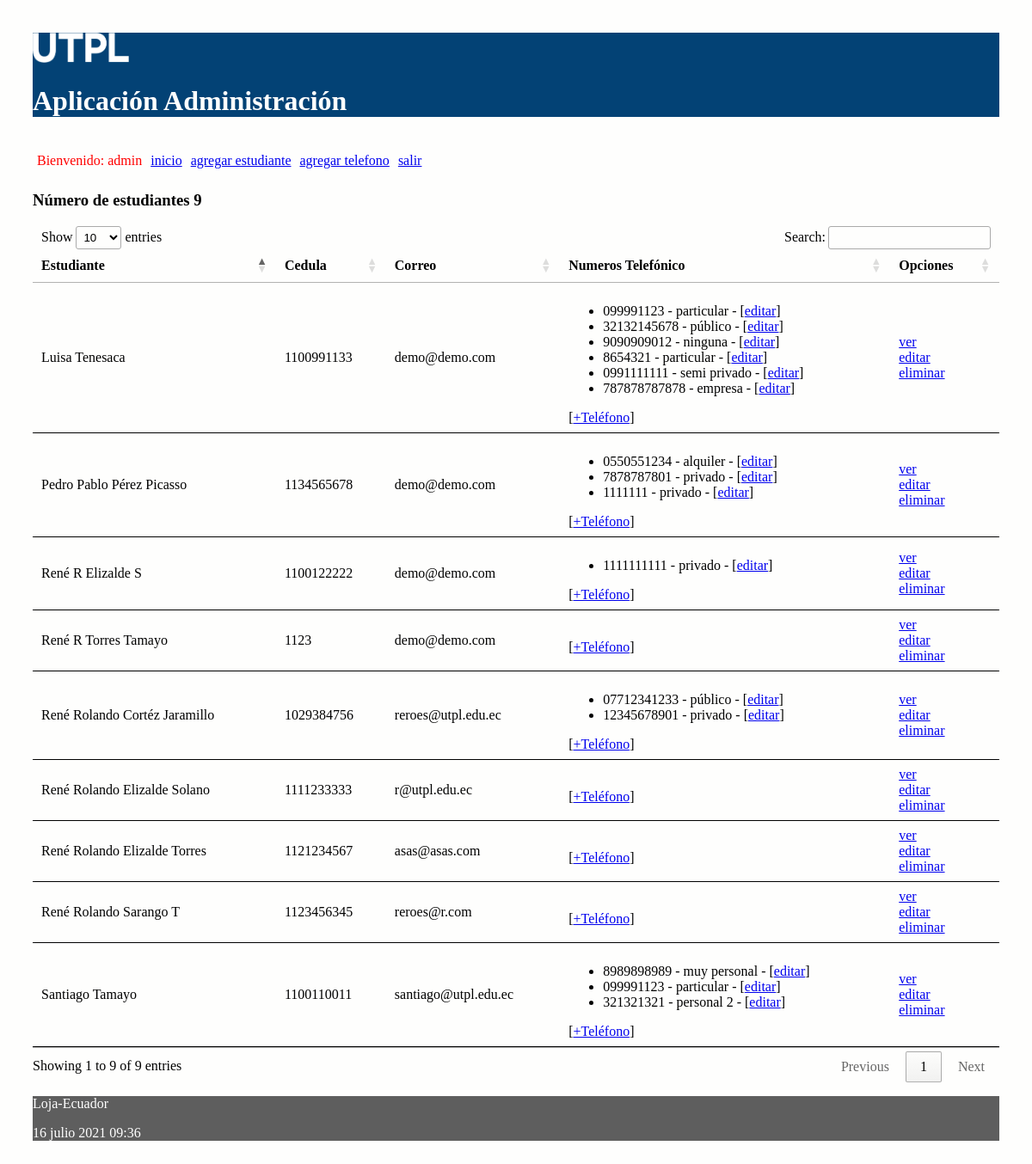
The app's page / (signed in) with its own data.
### administrativo/models.py (models this page shows, shortened)
class Estudiante(models.Model):
    nombre = models.CharField(max_length=30)
    apellido = models.CharField(max_length=30)
    cedula = models.CharField(max_length=30, unique=True)
    correo = models.EmailField()

class NumeroTelefonico(models.Model):
    telefono = models.CharField(max_length=100)
    tipo = models.CharField(max_length=100)
    estudiante = models.ForeignKey(Estudiante, on_delete=models.CASCADE,
            related_name="numeros_telefonicos")

### administrativo/views.py (the view)
# urls.py: path('', views.index, name='index'),
def index(request):
    estudiantes = Estudiante.objects.all()
    informacion_template = {'estudiantes': estudiantes, 'numero_estudiantes': len(estudiantes)}
    return render(request, 'index.html', informacion_template)

### administrativo/templates/index.html (shortened to what this page needs)
{% extends "master.html" %}
{% block content %}
<h3>Número de estudiantes {{ numero_estudiantes }}</h3>
<table id="tabla_datos">
  <thead>
    <tr>
      <th>Estudiante</th>
      <th>Cedula</th>
      <th>Correo</th>
      <th>Numeros Telefónico </th>
      <th>Opciones</th>
    </tr>
  </thead>
  {% for e in estudiantes %}
  <tr>
    <td> {{e.nombre}} {{e.apellido}}</td>
    <td> {{e.cedula}}</td>
    <td> {{e.correo}}</td>
    <td>
      <ul>
        {% for t in e.numeros_telefonicos.all %}
          <li>
            <span>{{t.telefono}} - {{t.tipo}} - [<a href="{% url 'editar_numero_telefonico' t.id %}">editar</a>] </span>
          </li>
        {% endfor %}
      </ul>
        [<a href="{% url 'crear_numero_telefonico_estudiante' e.id%}">+Teléfono</a>]
    </td>
    <td> <a href="{% url 'obtener_estudiante' e.id %}">ver</a> <br>
      <a href="{% url 'editar_estudiante' e.id %}">editar</a> <br>
      <a href="{% url 'eliminar_estudiante' e.id %}"
      onclick="return confirm('¿Está seguro de la eliminación?')" >
      eliminar</a>
    </td>
  </tr>
  {% endfor %}
</table>
{% endblock %}

### administrativo/templates/master.html (shortened to what this page needs)
<!DOCTYPE html>
<html>
  <head>
    {% load static %}
    <link rel="stylesheet" type="text/css" href="{% static 'css/estilos.css' %}">
    <link rel="stylesheet" type="text/css" href="https://cdn.datatables.net/1.10.25/css/jquery.dataTables.min.css">
  </head>
  <body>
    {% load socialaccount %}
    {% load account %}
  <header>
    <img src="{% static 'images/logo.png' %}" height="10%" width="10%" alt="My image">
    <h1>Aplicación Administración </h1>
    <nav class="top_menu">
      <ul>
        {% if user.is_authenticated %}
          <li> <span class="nombre_usuario"> Bienvenido: {{user.username}} </span></li>
        {% endif %}
        <li><a href="{% url 'index' %}">inicio</a></li>
        <li><a href="{% url 'crear_estudiante' %}">agregar estudiante</a></li>
        <li><a href="{% url 'crear_numero_telefonico' %}">agregar telefono</a></li>
        {% if user.is_authenticated %}
          <li><a href="{% url 'logout_view' %}">salir</a></li>
        {% else %}
          <li>[<a href="{% url 'login' %}">ingresar</a>]</li>
          <li>[<a href="{% provider_login_url 'github' %}">ingresar con GitHub</a>]</li>
        {% endif %}
      </ul>
    </nav>
  </header>
  <section>
      {% block content %}
      {% endblock %}
  </section>
    <footer>
      <p>Loja-Ecuador</p>
      <p>{% now "j F Y H:i" %}</p>
    </footer>
  </body>
</html>

### administrativo/static/css/estilos.css (style rules this page uses)
body { background: #FEFEFD; padding: 30px; }
header { background: #034275; color: #FFF; }
section { width: 100%; }
th, td { padding: 15px; border-bottom: 1px solid black; }
.nombre_usuario { color: red; }
.top_menu ul { list-style:none; float:left; padding: 5px; width:95%; }
.top_menu ul li { float:left; margin-right:10px; margin-bottom:5px; text: #FFF; }
footer { background: #5E5E5E; color: #FFF; }

### records on screen
Estudiante: nombre "Luisa", apellido "Tenesaca", cedula "1100991133", correo "demo@demo.com"
NumeroTelefonico: telefono "099991123", tipo "particular"
NumeroTelefonico: telefono "32132145678", tipo "público"
NumeroTelefonico: telefono "9090909012", tipo "ninguna"
NumeroTelefonico: telefono "8654321", tipo "particular"
NumeroTelefonico: telefono "0991111111", tipo "semi privado"
NumeroTelefonico: telefono "787878787878", tipo "empresa"
Estudiante: nombre "Pedro Pablo", apellido "Pérez Picasso", cedula "1134565678", correo "demo@demo.com"
NumeroTelefonico: telefono "0550551234", tipo "alquiler"
NumeroTelefonico: telefono "7878787801", tipo "privado"
NumeroTelefonico: telefono "1111111", tipo "privado"
Estudiante: nombre "René R", apellido "Elizalde S", cedula "1100122222", correo "demo@demo.com"
NumeroTelefonico: telefono "1111111111", tipo "privado"
Estudiante: nombre "René R", apellido "Torres Tamayo", cedula "1123", correo "demo@demo.com"
Estudiante: nombre "René Rolando", apellido "Elizalde Torres", cedula "1121234567", correo "asas@asas.com"
Estudiante: nombre "René Rolando", apellido "Sarango T", cedula "1123456345", correo "reroes@r.com"
Estudiante: nombre "René Rolando", apellido "Cortéz Jaramillo", cedula "1029384756", correo "reroes@utpl.edu.ec"
NumeroTelefonico: telefono "07712341233", tipo "público"
NumeroTelefonico: telefono "12345678901", tipo "privado"
Estudiante: nombre "René Rolando", apellido "Elizalde Solano", cedula "1111233333", correo "r@utpl.edu.ec"
Estudiante: nombre "Santiago", apellido "Tamayo", cedula "1100110011", correo "santiago@utpl.edu.ec"
NumeroTelefonico: telefono "8989898989", tipo "muy personal"
NumeroTelefonico: telefono "099991123", tipo "particular"
NumeroTelefonico: telefono "321321321", tipo "personal 2"

### other values on screen
{{ user.username }} "admin"
{{ numero_estudiantes }} "9"
